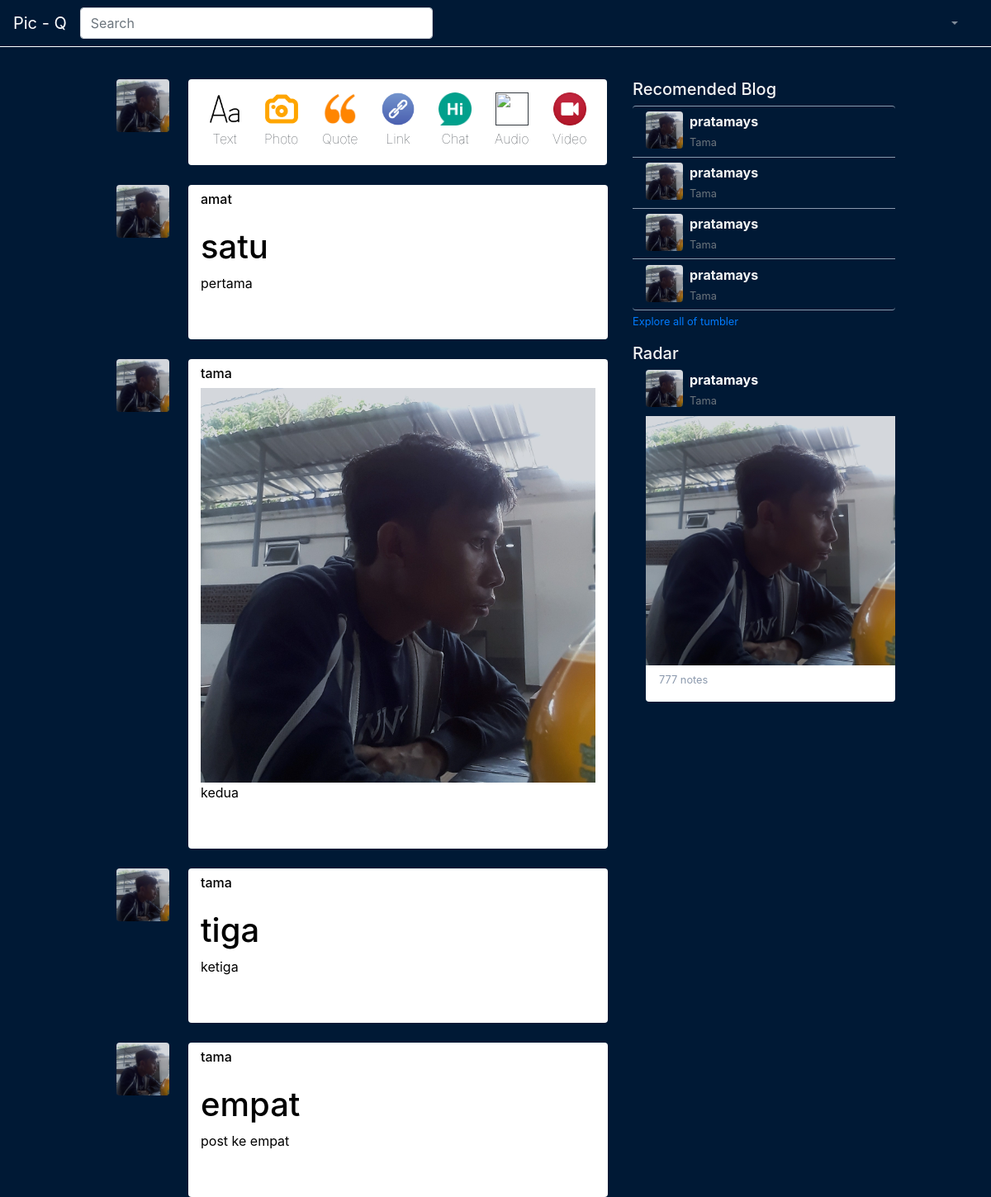
The page / on the database its author committed.
### tables this page shows
CREATE TABLE `posting` (
  `idPosting` int(11) NOT NULL,
  `username` varchar(10) NOT NULL,
  `postText` varchar(250) DEFAULT NULL,
  `postFoto` varchar(100) DEFAULT NULL,
  `caption` varchar(100) DEFAULT NULL,
  `tag` varchar(100) DEFAULT NULL
);

### application/controllers/Primer.php (called while the page is built, shortened)
<?php
class Primer extends CI_Controller {
	public function __construct()
	{
		$this->load->model('model_dashboard');
		$this->load->model('model_post');
	}
	public function dashboard()
	{
		$data['post'] = $this->model_dashboard->getAllPost();
		$this->load->view('template/page_header');
		$this->load->view('dashboard',$data);
		$this->load->view('template/modal_post');
		$this->load->view('template/modal_comment');
	}
}

### index.php (called while the page is built, shortened)
<?php
require_once BASEPATH.'core/CodeIgniter.php';

### application/models/Model_dashboard.php (called while the page is built)
<?php
class Model_dashboard extends CI_Model{
    public function getAllPost(){
        $query = $this->db->get('posting');
        return $query->result_array();
    }
}

### application/views/dashboard.php (the view, shortened to what this page needs)
<div class="container pl-5 mt-5">
    <div class="row ml-5">
        <div class="col col-7 mt-5">
            <div class="row">
                <div class="col col-2">
                    <a href="#fake">
                        <img alt="" class="rounded" src="<?php echo base_url(); ?>assets/tempImage-min.jpg" alt="UNKNOWN" width="64px" height="64px">
                    </a>
                </div>
                <div class="col rounded d-flex" style="background-color: white; color: black;">
                    <ul class="list-inline mx-auto mb-1 justify-content-center text-center">
                        <li class="list-inline-item">
                            <a href="" class="text-dark hvr-float" style="text-decoration:none;" data-toggle="modal" data-target="#modalText">
                                <img src="<?php echo base_url('assets/aa.png'); ?>" alt="" width="40px" height="40px">
                                <p class="font-weight-lighter mt-1">Text</p>
                            </a>
                        </li>
                        <li class="list-inline-item ml-3 mt-3">
                            <a href="" class="text-dark hvr-float" style="text-decoration:none;" data-toggle="modal" data-target="#modalFoto">
                                <img src="<?php echo base_url('assets/camera.png'); ?>" alt="" width="40px" height="40px">
                                <p class="font-weight-lighter mt-1">Photo</p>
                            </a>
                        </li>
                        <li class="list-inline-item ml-3 mt-3">
                            <a href="" class="text-dark hvr-float" style="text-decoration:none;" data-toggle="modal" data-target="#modalQuote">
                                <img src="<?php echo base_url('assets/quotes.png'); ?>" alt="" width="40px" height="40px">
                                <p class="font-weight-lighter mt-1">Quote</p>
                            </a>
                        </li>
                        <li class="list-inline-item ml-3 mt-3">
                            <a href="" class="text-dark hvr-float" style="text-decoration:none;" data-toggle="modal" data-target="#modalLink">
                                <img src="<?php echo base_url('assets/link.png'); ?>" alt="" width="40px" height="40px">
                                <p class="font-weight-lighter mt-1">Link</p>
                            </a>
                        </li>
                        <li class="list-inline-item ml-3 mt-3">
                            <a href="" class="text-dark hvr-float" style="text-decoration:none;" data-toggle="modal" data-target="#modalChat">
                                <img src="<?php echo base_url('assets/icon.png'); ?>" alt="" width="40px" height="40px">
                                <p class="font-weight-lighter mt-1">Chat</p>
                            </a>
                        </li>
                        <li class="list-inline-item ml-3 mt-3">
                            <a href="" class="text-dark hvr-float" style="text-decoration:none;" data-toggle="modal" data-target="#modalAudio">
                                <img src="<?php echo base_url('assets/headset.ico'); ?>" alt="" width="40px" height="40px">
                                <p class="font-weight-lighter mt-1">Audio</p>
                            </a>
                        </li>
                        <li class="list-inline-item ml-3 mt-3">
                            <a href="" class="text-dark hvr-float" style="text-decoration:none;" data-toggle="modal" data-target="#modalVideo">
                                <img src="<?php echo base_url('assets/video.png'); ?>" alt="" width="40px" height="40px">
                                <p class="font-weight-lighter mt-1">Video</p>
                            </a>
                        </li>
                    </ul>
                </div>
            </div>
            <?php foreach ($post as $data) : ?>
                <div class="row mt-4">
                    <div class="col col-2">
                        <a href="#fake">
                            <img alt="" class="rounded" src="<?php echo base_url(); ?>assets/tempImage-min.jpg" alt="UNKNOWN" width="64px" height="64px">
                        </a>
                    </div>
                    <div class="col rounded hvr-curl-top-right" style="background-color: white; color: black;">
                        <div>
                            <h6 class="mt-2"><?= $data['username']; ?></h6>
                        </div>
                        <div>
                            <?php if ($data['postText'] != NULL) { ?>
                                <h1 class="mt-4"><?= $data['postText']; ?></h1>
                            <?php } else { ?>
                                <img src="<?php echo base_url(); ?>profil/<?= $data['postFoto']; ?>" alt="" width=100%>
                            <?php } ?>
                        </div>
                        <div>
                            <p class=""><?= $data['caption']; ?></p>
                        </div>
                        <div class="float-right">
                            <ul class="list-inline text-muted">
                            </ul>
                        </div>
                    </div>
                </div>
            <?php endforeach ?>
        </div>
        <div class="col col-4 ml-3 mt-5">
            <h5>Recomended Blog</h5>
            <div>
                <ul class="list-group active" id="sidebar">
                    <li class="list-group-item" style="background-color:transparent; border-right:0; border-left : 0; border-color: rgb(139, 153, 173)">
                        <div class="d-flex">
                            <img alt="" class="rounded" src="<?php echo base_url(); ?>assets/tempImage-min.jpg" alt="UNKNOWN" width="45px" height="45px">
                            <div class="ml-2">
                                <b>pratamays</b>
                                <p class="text-muted" style="margin-bottom : 0;"><small>Tama</small></p>
                            </div>
                        </div>
                    </li>
                    <li class="list-group-item" style="background-color:transparent; border-right:0; border-left : 0; border-color: rgb(139, 153, 173)">
                        <div class="d-flex">
                            <img alt="" class="rounded" src="<?php echo base_url(); ?>assets/tempImage-min.jpg" alt="UNKNOWN" width="45px" height="45px">
                            <div class="ml-2">
                                <b>pratamays</b>
                                <p class="text-muted" style="margin-bottom : 0;"><small>Tama</small></p>
                            </div>
                        </div>
                    </li>
                    <li class="list-group-item" style="background-color:transparent; border-right:0; border-left : 0; border-color: rgb(139, 153, 173)">
                        <div class="d-flex">
                            <img alt="" class="rounded" src="<?php echo base_url(); ?>assets/tempImage-min.jpg" alt="UNKNOWN" width="45px" height="45px">
                            <div class="ml-2">
                                <b>pratamays</b>
                                <p class="text-muted" style="margin-bottom : 0;"><small>Tama</small></p>
                            </div>
                        </div>
                    </li>
                    <li class="list-group-item" style="background-color:transparent; border-right:0; border-left : 0; border-color: rgb(139, 153, 173)">
                        <div class="d-flex">
                            <img alt="" class="rounded" src="<?php echo base_url(); ?>assets/tempImage-min.jpg" alt="UNKNOWN" width="45px" height="45px">
                            <div class="ml-2">
                                <b>pratamays</b>
                                <p class="text-muted" style="margin-bottom : 0;"><small>Tama</small></p>
                            </div>
                        </div>
                    </li>
                </ul>
                <a href="#" class="mt-1" style="text-decoration: none"><small>Explore all of tumbler</small></a>
            </div>
            <div>
                <h5 class="mt-3">Radar</h5>
            </div>
            <div class="d-flex ml-3">
                <a href="#fake">
                    <img alt="" class="rounded" src="<?php echo base_url(); ?>assets/tempImage-min.jpg" alt="UNKNOWN" width="45px" height="45px">
                </a>
                <div class="ml-2">
                    <a href="#" style="color:white; text-decoration: none;"><b>pratamays</b></a><br>
                    <small class="font-weigth-light text-muted">Tama</small>
                </div>
                <div class="ml-auto mt-2">
                </div>
            </div>
            <div class="mt-2 ml-3">
                <img src="<?php echo base_url(); ?>assets/tempImage-min.jpg" alt="" width="100%">
                <div class="d-flex rounded-bottom pt-1 pl-2" style="background-color:white" width="100%">
                    <div class="mr-auto ml-2" style="color:black">
                        <p style="color:rgb(139, 153, 173)"><small>777 notes</small></p>
                    </div>
                </div>
            </div>
        </div>
    </div>
</div>

### application/views/template/page_header.php (style rules this page uses)
body { background-color: #001935; color: whitesmoke; }
#sidebar>.list-group-item { padding: 0.4em 1em; }

### rows shown on the page
posting: username "amat", postText "satu", caption "pertama"
posting: username "tama", postFoto (picture), caption "kedua"
posting: username "tama", postText "tiga", caption "ketiga"
posting: username "tama", postText "empat", caption "post ke empat"
